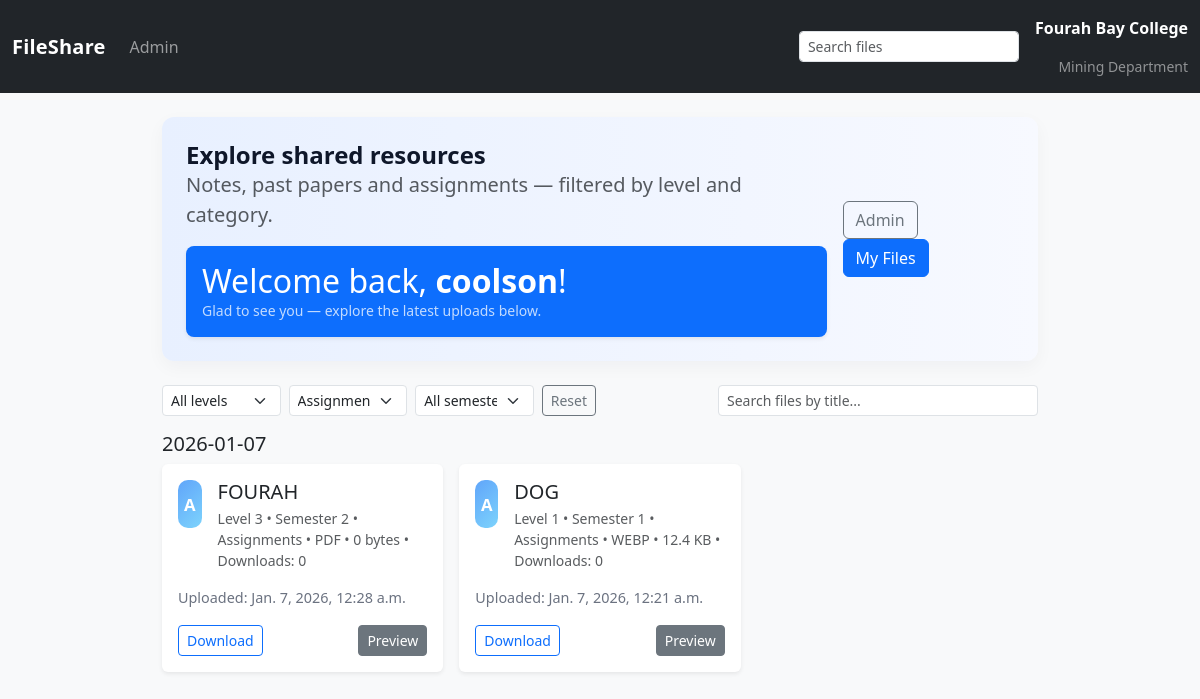
The app's page /category/assignments/ (signed in) with its own data.
### files/models.py (models this page shows, shortened)
class FileUpload(models.Model):
    title = models.CharField(max_length=255)
    level = models.PositiveSmallIntegerField(choices=LEVEL_CHOICES, default=1)
    file = models.FileField(upload_to='uploads/')
    category = models.CharField(max_length=20, choices=CATEGORY_CHOICES, default='notes')
    uploaded_at = models.DateTimeField(auto_now_add=True)
    semester = models.PositiveSmallIntegerField(choices=SEMESTER_CHOICES, default=1)
    uploaded_by = models.ForeignKey(User, null=True, blank=True, on_delete=models.SET_NULL)
    archived = models.BooleanField(default=False)
    download_count = models.PositiveIntegerField(default=0)
    @property
    def file_type(self):
        try:
            return os.path.splitext(self.file.name)[1].lstrip('.').lower()
        except Exception:
            return ''
    @property
    def file_size(self):
        try:
            return self.file.size or 0
        except Exception:
            return 0
    @property
    def file_size_display(self):
        size = self.file_size
        for unit in ['bytes', 'KB', 'MB', 'GB']:
            if size < 1024 or unit == 'GB':
                if unit == 'bytes':
                    return f"{size} {unit}"
                return f"{size:.1f} {unit}"
            size = size / 1024.0
        return f"{self.file_size} bytes"

### files/views.py (the view, shortened to what this page needs)
# urls.py: path('category/<slug:category>/', views.index, name='category'),
def index(request, level=None, category=None, semester=None):
    files_qs = FileUpload.objects.filter(archived=False).order_by('-uploaded_at')
    levels = [1, 2, 3, 4, 5]
    current_level = None
    categories = [{'key': k, 'label': v} for k, v in CATEGORY_CHOICES]
    current_category = None
    semesters = [{'key': k, 'label': v} for k, v in SEMESTER_CHOICES]
    current_semester = None
    if category:
        valid_keys = [k for k, _ in CATEGORY_CHOICES]
        if category in valid_keys:
            files_qs = files_qs.filter(category=category)
            current_category = category
    groups = OrderedDict()
    for f in files_qs:
        try:
            d = timezone.localtime(f.uploaded_at).date()
        except Exception:
            d = f.uploaded_at.date()
        key = d.strftime('%Y-%m-%d')
        groups.setdefault(key, []).append(f)
    db_path = settings.DATABASES.get('default', {}).get('NAME', '')
    if isinstance(db_path, str) and 'onedrive' in db_path.lower():
        messages.warning(request, 'Warning: project appears inside OneDrive. Database file may be overwritten by sync; consider moving the project or the DB to a stable location.')
    return render(request, 'files/index.html', {
        'files_groups': groups,
        'levels': levels,
        'current_level': current_level,
        'semesters': semesters,
        'current_semester': current_semester,
        'categories': categories,
        'current_category': current_category,
    })

### templates/files/index.html (shortened to what this page needs)
<!doctype html>
<html lang="en">
<head>
    <link href="https://cdn.jsdelivr.net/npm/bootstrap@5.3.0/dist/css/bootstrap.min.css" rel="stylesheet">
    <link rel="stylesheet" href="/static/files/style.css">
</head>
<body>
<nav class="navbar navbar-expand-lg navbar-dark bg-dark">
  <div class="container-fluid">
    <a class="navbar-brand" href="#">FileShare</a>
    <div class="collapse navbar-collapse" id="navbarSupportedContent">
      <ul class="navbar-nav me-auto mb-2 mb-lg-0">
        <li class="nav-item">
          <a class="nav-link" href="/admin/">Admin</a>
        </li>
      </ul>
      <form class="d-flex ms-auto d-none d-lg-flex" role="search">
        <input id="searchTop" class="form-control form-control-sm" type="search" placeholder="Search files" aria-label="Search">
      </form>
      <div class="d-none d-lg-flex flex-column ms-3 text-end">
        <div class="navbar-text text-white fw-semibold">Fourah Bay College</div>
        <div class="navbar-text text-white-50 small">Mining Department</div>
      </div>
    </div>
  </div>
</nav>
<main class="container py-4">
    <section class="hero py-4 mb-4">
      <div class="d-flex justify-content-between align-items-center">
        <div>
          <h1 class="hero-title">Explore shared resources</h1>
          <p class="lead text-muted">Notes, past papers and assignments — filtered by level and category.</p>
          {% if user.is_authenticated %}
            <div class="mt-3">
              <div class="p-3 bg-primary text-white rounded-3 shadow-sm">
                <h2 class="mb-0">Welcome back, <span class="fw-bold">{{ user.username }}</span>!</h2>
                <div class="small opacity-75">Glad to see you — explore the latest uploads below.</div>
              </div>
            </div>
          {% endif %}
        </div>
        <div class="ms-3 d-none d-md-block">
          <a class="btn btn-outline-secondary me-2" href="/admin/">Admin</a>
          <a class="btn btn-primary" href="{% url 'files:home' %}">My Files</a>
        </div>
      </div>
    </section>
    <div class="mb-3 controls">
      <div class="row g-2 align-items-center">
        <div class="col-md-6 d-flex align-items-center gap-2">
          <select id="levelFilter" class="form-select form-select-sm" style="max-width:140px;">
            <option value="">All levels</option>
          </select>
          <select id="categoryFilter" class="form-select form-select-sm" style="max-width:180px;">
            {% for cat in categories %}
              <option value="{{ cat.key }}" {% if current_category == cat.key %}selected{% endif %}>{{ cat.label }}</option>
            {% endfor %}
          </select>
          <select id="semesterFilter" class="form-select form-select-sm" style="max-width:160px;">
            <option value="">All semesters</option>
          </select>
          <button id="resetFilters" class="btn btn-sm btn-outline-secondary">Reset</button>
        </div>
        <div class="col-md-6 text-md-end">
          <input id="searchBox" class="form-control form-control-sm d-inline-block search-input" placeholder="Search files by title..." />
        </div>
      </div>
    </div>
    {% if files_groups %}
      <div id="filesGrid">
        {% for date_key, group in files_groups.items %}
          <div class="mb-4">
            <h5 class="mb-2">{{ date_key }}</h5>
            <div class="row row-cols-1 row-cols-md-2 row-cols-lg-3 g-3">
              {% for f in group %}
                <div class="col file-card" data-title="{{ f.title|lower }}" data-level="{{ f.level }}" data-category="{{ f.category }}" data-semester="{{ f.semester }}">
                  <div class="card h-100 shadow-sm">
                    <div class="card-body d-flex flex-column">
                      <div class="d-flex align-items-start gap-3">
                        <div class="icon-box">{{ f.category|slice:":1"|upper }}</div>
                        <div class="flex-grow-1">
                          <h5 class="card-title mb-1">{{ f.title }}</h5>
                          <div class="meta text-muted small">Level {{ f.level }} • Semester {{ f.semester }} • {{ f.category|title }} • {{ f.file_type|upper }} • {{ f.file_size_display }} • Downloads: {{ f.download_count }}</div>
                        </div>
                      </div>
                      <p class="mt-3 mb-0 text-truncate">Uploaded: {{ f.uploaded_at }}</p>
                      <div class="mt-3 d-flex justify-content-between align-items-center">
                        <a class="btn btn-sm btn-outline-primary" href="{% url 'files:download' f.pk %}">Download</a>
                        <button type="button" class="btn btn-sm btn-secondary preview-btn" data-preview-url="{% url 'files:preview_page' f.pk %}" data-preview-page-url="{% url 'files:preview_page' f.pk %}" data-title="{{ f.title|escape }}">Preview</button>
                      </div>
                    </div>
                  </div>
                </div>
              {% endfor %}
            </div>
          </div>
        {% endfor %}
      </div>
    {% else %}
    <div class="empty-state text-center py-5">
      <h4>No files yet</h4>
      <p class="text-muted">Uploads will appear here when an admin adds them.</p>
    </div>
    {% endif %}
</main>
</body>
</html>

### static/files/style.css (style rules this page uses)
body { background-color: #f8f9fa; margin: 0; padding: 0; }
.container { max-width: 900px; }
.hero { background: linear-gradient(90deg,#e8f0ff 0%,#f7f9ff 100%); padding: 24px; border-radius: 12px; box-shadow: 0 6px 18px rgba(15,23,42,0.04); }
.hero-title { margin: 0; font-weight: 700; font-size: 1.5rem; color: #0f172a; }
.controls .search-input { max-width: 320px; display: inline-block; }
.card { border: 0; overflow: hidden; transition: transform .18s ease, box-shadow .18s ease; }
.icon-box { width:48px; height:48px; border-radius:10px; background:linear-gradient(135deg,#60a5fa,#7dd3fc); display:flex; align-items:center; justify-content:center; color:white; font-weight:700; font-size:1.05rem; }
.file-card { cursor: default; }
.meta { color: #6b7280; }
.text-truncate { color: #6b7280; font-size: .9rem; }
.navbar-brand { font-weight: 700; letter-spacing: .2px; }
.navbar .nav-link { padding-left: .6rem; padding-right: .6rem; }

### records on screen
FileUpload: uploaded_at "2026-01-07", category "A", title "FOURAH", level "3", semester "2", category "Assignments", file_type "PDF", file_size_display "0 bytes", download_count "0", uploaded_at "Jan. 7, 2026, 12:28 a.m."
FileUpload: category "A", title "DOG", level "1", semester "1", category "Assignments", file_type "WEBP", file_size_display "12.4 KB", download_count "0", uploaded_at "Jan. 7, 2026, 12:21 a.m."

### other values on screen
{{ user.username }} "coolson"
form field value "Assignments"
